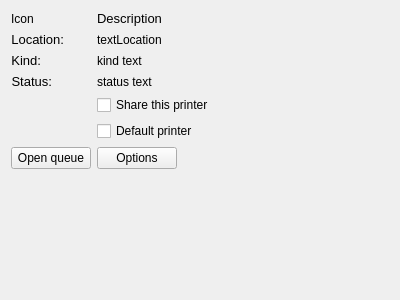
<?xml version="1.0" encoding="UTF-8"?>
<ui version="4.0">
 <class>PrinterDescription</class>
 <widget class="QWidget" name="PrinterDescription">
  <property name="geometry">
   <rect>
    <x>0</x>
    <y>0</y>
    <width>400</width>
    <height>300</height>
   </rect>
  </property>
  <property name="windowTitle">
   <string>Form</string>
  </property>
  <layout class="QFormLayout" name="formLayout">
   <property name="fieldGrowthPolicy">
    <enum>QFormLayout::ExpandingFieldsGrow</enum>
   </property>
   <item row="0" column="0">
    <widget class="QLabel" name="iconL">
     <property name="text">
      <string>Icon</string>
     </property>
     <property name="alignment">
      <set>Qt::AlignCenter</set>
     </property>
    </widget>
   </item>
   <item row="0" column="1">
    <widget class="QLabel" name="descriptionL">
     <property name="font">
      <font>
       <pointsize>10</pointsize>
      </font>
     </property>
     <property name="text">
      <string>Description</string>
     </property>
    </widget>
   </item>
   <item row="1" column="0">
    <widget class="QLabel" name="locationL">
     <property name="font">
      <font>
       <pointsize>10</pointsize>
      </font>
     </property>
     <property name="text">
      <string>Location:</string>
     </property>
     <property name="alignment">
      <set>Qt::AlignRight|Qt::AlignTrailing|Qt::AlignVCenter</set>
     </property>
    </widget>
   </item>
   <item row="1" column="1">
    <widget class="QLabel" name="locationMsgL">
     <property name="text">
      <string>textLocation</string>
     </property>
    </widget>
   </item>
   <item row="2" column="0">
    <widget class="QLabel" name="kindL">
     <property name="font">
      <font>
       <pointsize>10</pointsize>
      </font>
     </property>
     <property name="text">
      <string>Kind:</string>
     </property>
     <property name="alignment">
      <set>Qt::AlignRight|Qt::AlignTrailing|Qt::AlignVCenter</set>
     </property>
    </widget>
   </item>
   <item row="2" column="1">
    <widget class="QLabel" name="kindMsgL">
     <property name="text">
      <string>kind text</string>
     </property>
    </widget>
   </item>
   <item row="3" column="0">
    <widget class="QLabel" name="statusL">
     <property name="font">
      <font>
       <pointsize>10</pointsize>
      </font>
     </property>
     <property name="text">
      <string>Status:</string>
     </property>
     <property name="alignment">
      <set>Qt::AlignRight|Qt::AlignTrailing|Qt::AlignVCenter</set>
     </property>
    </widget>
   </item>
   <item row="3" column="1">
    <widget class="QLabel" name="statusMsgL">
     <property name="text">
      <string>status text</string>
     </property>
    </widget>
   </item>
   <item row="4" column="1">
    <widget class="QCheckBox" name="sharedCB">
     <property name="text">
      <string>Share this printer</string>
     </property>
    </widget>
   </item>
   <item row="5" column="1">
    <widget class="QCheckBox" name="defaultCB">
     <property name="text">
      <string>Default printer</string>
     </property>
    </widget>
   </item>
   <item row="6" column="0">
    <widget class="QPushButton" name="openQueuePB">
     <property name="sizePolicy">
      <sizepolicy hsizetype="Fixed" vsizetype="Fixed">
       <horstretch>0</horstretch>
       <verstretch>0</verstretch>
      </sizepolicy>
     </property>
     <property name="text">
      <string>Open queue</string>
     </property>
    </widget>
   </item>
   <item row="6" column="1">
    <widget class="QPushButton" name="optionsPB">
     <property name="sizePolicy">
      <sizepolicy hsizetype="Fixed" vsizetype="Fixed">
       <horstretch>0</horstretch>
       <verstretch>0</verstretch>
      </sizepolicy>
     </property>
     <property name="text">
      <string>Options</string>
     </property>
    </widget>
   </item>
   <item row="7" column="0">
    <spacer name="verticalSpacer">
     <property name="orientation">
      <enum>Qt::Vertical</enum>
     </property>
     <property name="sizeHint" stdset="0">
      <size>
       <width>20</width>
       <height>40</height>
      </size>
     </property>
    </spacer>
   </item>
  </layout>
 </widget>
 <resources/>
 <connections/>
</ui>
